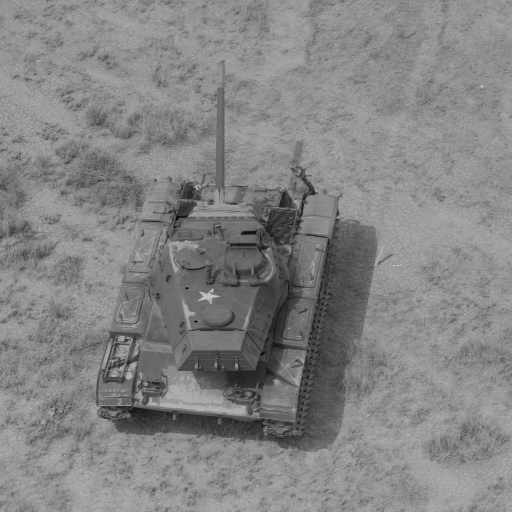
#> input picture Assignment_1/image.tiff, 512 x 512 px
$ python PIL_sharpening_filter.py
#> lines starting #> are read from the running program, lines starting #| are printed output that depends on the picture
import cv2 as cv
import numpy as np
from PIL import Image, ImageOps
import matplotlib.pyplot as plt

def read_image():
    img = Image.open('image.tiff')
#> img is the input picture: PIL image 512x512 L; min 12, max 223, mean 132.4
    img = ImageOps.grayscale(img)
    img = np.array(img)
    plt.imshow(img, cmap='gray')
    plt.show()
    return img

def padding(img, img_size, ksize):
#> called with img_size = 512, ksize = 3
    temp = np.zeros((img_size + ksize, img_size + ksize))
    for i in range(img_size):
        for j in range(img_size):
            temp[i+ksize//2][j+ksize//2] = img[i][j]
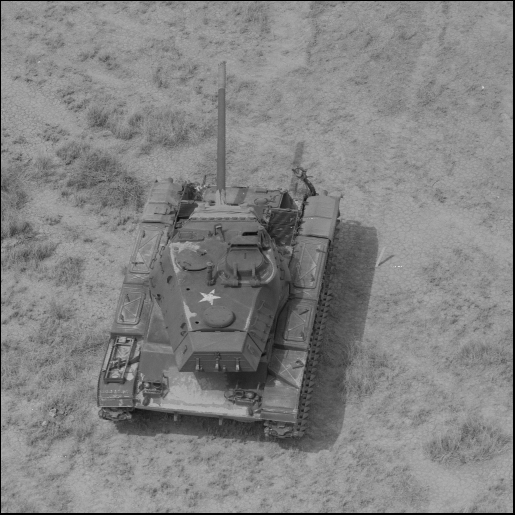
#> temp: shape (515, 515) float64; min 0, max 223, mean 130.8
    return temp

def convolution_1(img, i, j):
    sharpen = np.array([
                        [-2, -2, -2],
                        [-2, 32, -2],
                        [-2, -2, -2]
                    ])
    val = np.sum(np.multiply(img[i:i+3, j:j+3], sharpen))
    return val

def Gaussian(img, img_size, ksize):
#> called with img_size = 515, ksize = 3
    temp = np.zeros(shape = (img_size - ksize + 1, img_size - ksize + 1), dtype = np.uint8)
    for i in range(img_size - ksize + 1):
        for j in range(img_size - ksize + 1):
            temp[i][j] = convolution_1(img, i, j)
#> this loop made 513 passes
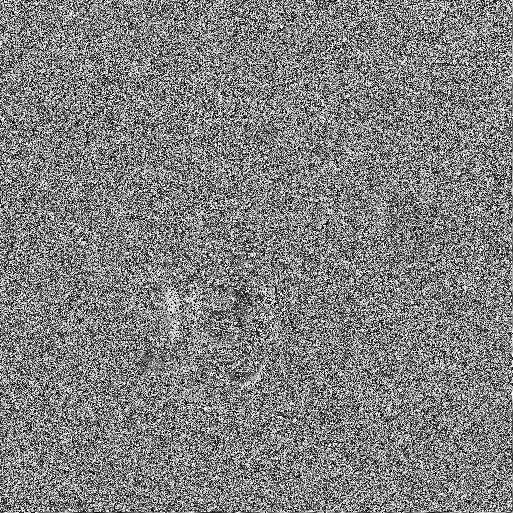
#> temp: shape (513, 513); min 0, max 254, mean 127.8
    plt.imshow(temp, cmap='gray')
    plt.show()
    return temp

img = read_image()
img1 = padding(img, len(img), 3)
img_sharpen = Gaussian(img1, len(img1), 3)
